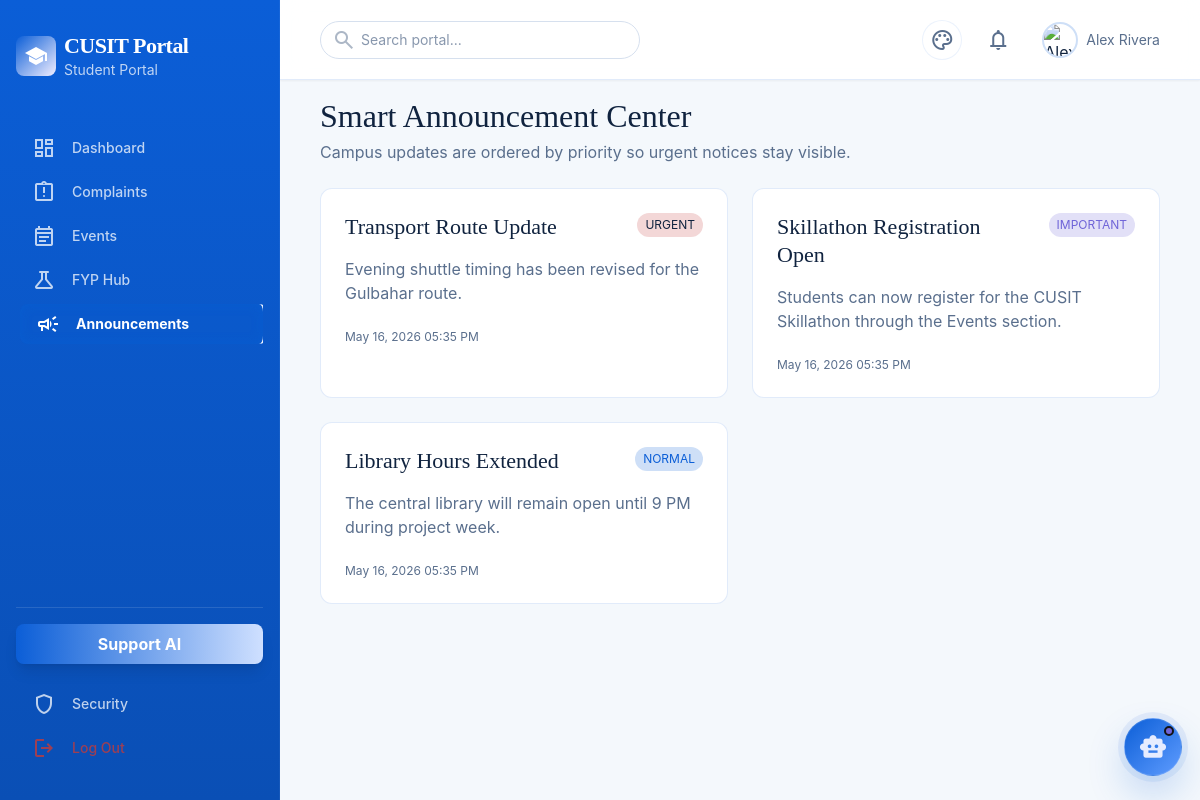
Page /student/announcements.php (signed in) on the committed database.
### tables this page shows
CREATE TABLE announcements (
  id INT AUTO_INCREMENT PRIMARY KEY,
  title VARCHAR(200) NOT NULL,
  message TEXT NOT NULL,
  priority ENUM('normal', 'important', 'urgent') NOT NULL DEFAULT 'normal',
  created_by INT NOT NULL,
  created_at TIMESTAMP DEFAULT CURRENT_TIMESTAMP,
  CONSTRAINT fk_announcements_user FOREIGN KEY (created_by) REFERENCES users(id) ON DELETE CASCADE
);

### config/db.php (called while the page is built, shortened)
<?php
function db(): PDO
{
    static $pdo = null;
    $dsn = 'mysql:host=' . DB_HOST . ';dbname=' . DB_NAME . ';charset=utf8mb4';
    try {
        $pdo = new PDO($dsn, DB_USER, DB_PASS, [
            PDO::ATTR_ERRMODE => PDO::ERRMODE_EXCEPTION,
            PDO::ATTR_DEFAULT_FETCH_MODE => PDO::FETCH_ASSOC,
            PDO::ATTR_EMULATE_PREPARES => false,
        ]);
    } catch (PDOException $exception) {
        http_response_code(500);
        exit('Database connection failed. Please verify XAMPP MySQL and import database.sql.');
    }
    return $pdo;
}

### includes/functions.php (called while the page is built, shortened)
<?php
function h(mixed $value): string
{
    return htmlspecialchars((string) $value, ENT_QUOTES, 'UTF-8');
}

### student/announcements.php (the view, shortened to what this page needs)
<?php
require_once __DIR__ . '/../includes/header.php';
$announcements = db()->query('SELECT * FROM announcements ORDER BY FIELD(priority,"urgent","important","normal"), created_at DESC')->fetchAll();
?>
<section>
  <h1 class="font-headline-lg text-headline-lg text-on-surface mb-xs">Smart Announcement Center</h1>
  <p class="text-on-surface-variant">Campus updates are ordered by priority so urgent notices stay visible.</p>
</section>
<section class="grid md:grid-cols-2 xl:grid-cols-3 gap-lg">
  <?php foreach ($announcements as $a): ?>
    <article class="glass-card rounded-xl p-lg">
      <div class="flex justify-between gap-md items-start">
        <h2 class="font-headline-md text-headline-md"><?= h($a['title']) ?></h2>
        <span class="rounded-full px-sm py-xs text-xs <?= $a['priority'] === 'urgent' ? 'bg-error/20 text-error' : ($a['priority'] === 'important' ? 'bg-tertiary/20 text-tertiary' : 'bg-secondary-container/20 text-secondary') ?>"><?= h(strtoupper($a['priority'])) ?></span>
      </div>
      <p class="text-on-surface-variant mt-md"><?= h($a['message']) ?></p>
      <p class="text-xs text-on-surface-variant mt-lg"><?= h(date('M d, Y h:i A', strtotime($a['created_at']))) ?></p>
    </article>
  <?php endforeach; ?>
</section>
<?php require_once __DIR__ . '/../includes/footer.php'; ?>

### includes/header.php (style rules this page uses)
body { --portal-bg:#f4f8fc;--portal-text:#10233f;--portal-muted:#5a6f8d;--portal-muted-soft:rgba(90,111,141,.72);--portal-panel:rgba(255,255,255,.94);--portal-panel-strong:rgba(255,255,255,.98);--portal-border:rgba(11,94,215,.12);--portal-border-soft:rgba(11,94,215,.08);--portal-sidebar-bg:linear-gradient(180deg,#0b5ed7 0%,#0a4fb5 100%);--portal-sidebar-text:#ffffff;--portal-sidebar-muted:rgba(255,255,255,.74);--portal-header-bg:rgba(255,255,255,.92);--portal-input-bg:#ffffff;--portal-input-border:#d6e0ee;--portal-accent:#0b5ed7;--portal-accent-soft:#5f9cff;--portal-accent-strong:#0f2a4d;--portal-tertiary-text:#6f64d8;--portal-accent-ring:rgba(11,94,215,.22);--portal-accent-glow:rgba(11,94,215,.08);--portal-gradient-start:#0b5ed7;--portal-gradient-end:#6f64d8;--portal-chip-bg:rgba(11,94,215,.08);--portal-chip-border:rgba(11,94,215,.14);--portal-chat-user-start:rgba(11,94,215,.95);--portal-chat-user-end:rgba(85,113,191,.95);background:var(--portal-bg);color:var(--portal-text) }
.glass-panel,.glass-card { background:var(--portal-panel);backdrop-filter:blur(16px);border:1px solid var(--portal-border) }
.portal-header .text-on-surface,.portal-main .text-on-surface { color:var(--portal-text)!important }
.portal-header .text-on-surface-variant,.portal-main .text-on-surface-variant { color:var(--portal-muted)!important }
.portal-header .text-secondary,.portal-main .text-secondary { color:var(--portal-accent)!important }
.portal-header .text-tertiary,.portal-main .text-tertiary { color:var(--portal-tertiary-text)!important }
.portal-main .text-error,.portal-header .text-error { color:var(--error)!important }

### rows in the picture
announcements: title "Transport Route Update", priority "URGENT", message "Evening shuttle timing has been revised for the Gulbahar route.", created_at "May 16, 2026 05:35 PM"
announcements: title "Skillathon Registration Open", priority "IMPORTANT", message "Students can now register for the CUSIT Skillathon through the Events section.", created_at "May 16, 2026 05:35 PM"
announcements: title "Library Hours Extended", priority "NORMAL", message "The central library will remain open until 9 PM during project week.", created_at "May 16, 2026 05:35 PM"

### other values in the picture
$label "Dashboard"
$label "Complaints"
$label "Events"
$label "FYP Hub"
$label "Announcements"
user_name() "Alex Rivera"
